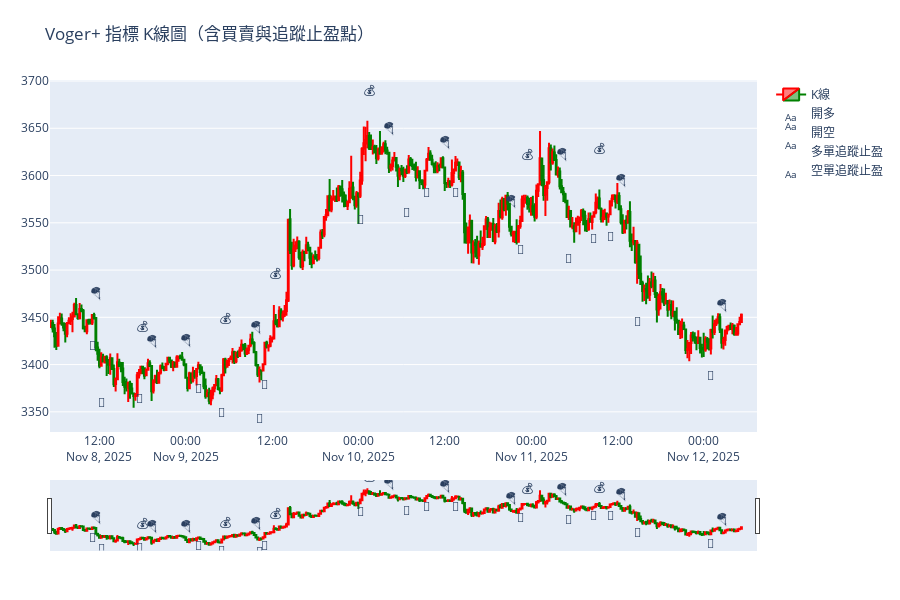

The notebook cell this image was saved under:
### Code cell
import plotly.graph_objects as go
import pandas as pd
import numpy as np

# === 確保資料對齊 ===
kline = kline.reset_index(drop=True)
signal = pd.Series(signal).reset_index(drop=True)
if len(kline) != len(signal):
    print(f"⚠️ K線資料與信號長度不符 ({len(kline)} vs {len(signal)}), 以最短長度對齊")
    min_len = min(len(kline), len(signal))
    kline = kline.iloc[-min_len:].reset_index(drop=True)
    signal = signal.iloc[-min_len:].reset_index(drop=True)

kline['signal'] = signal

# === 建立圖表 ===
fig = go.Figure()

# --- K 線圖 ---
fig.add_trace(go.Candlestick(
    x=kline['timestamp'],
    open=kline['open'],
    high=kline['high'],
    low=kline['low'],
    close=kline['close'],
    name='K線',
    increasing_line_color='red',
    decreasing_line_color='green'
))

# --- 買入 (🚀) ---
buy_signals = kline[kline['signal'] == 1]
fig.add_trace(go.Scatter(
    x=buy_signals['timestamp'],
    y=buy_signals['low'] * 0.995,
    mode='text',
    text=['🚀'] * len(buy_signals),
    textposition="bottom center",
    name='開多'
))

# --- 賣出 (🪂) ---
sell_signals = kline[kline['signal'] == -1]
fig.add_trace(go.Scatter(
    x=sell_signals['timestamp'],
    y=sell_signals['high'] * 1.005,
    mode='text',
    text=['🪂'] * len(sell_signals),
    textposition="top center",
    name='開空'
))

# --- 多單追蹤止盈出場 (💰) ---
tp_long = kline[kline['signal'] == 2]
fig.add_trace(go.Scatter(
    x=tp_long['timestamp'],
    y=tp_long['high'] * 1.01,
    mode='text',
    text=['💰'] * len(tp_long),
    textposition="top center",
    name='多單追蹤止盈'
))

# --- 空單追蹤止盈出場 (💸) ---
tp_short = kline[kline['signal'] == -2]
fig.add_trace(go.Scatter(
    x=tp_short['timestamp'],
    y=tp_short['low'] * 0.99,
    mode='text',
    text=['💸'] * len(tp_short),
    textposition="bottom center",
    name='空單追蹤止盈'
))

# --- 外觀設定 ---
fig.update_layout(
    title='Voger+ 指標 K線圖（含買賣與追蹤止盈點）',
    xaxis_rangeslider_visible=True,
    height=600,
    margin=dict(l=50, r=50, t=80, b=50),
    template='plotly',
    xaxis=dict(showgrid=False),
    yaxis=dict(showgrid=True)
)

fig.show()

### Figure 1 — Plotly figure (JSON) as saved in the notebook; plotly's stock layout.template omitted (floating-point values rounded to 4 significant figures; data arrays with more than 128 entries replaced by an {"elided": "..."} marker saying what was removed)
{"data": [{"close": {"elided": "385 float values"}, "decreasing": {"line": {"color": "green"}}, "high": {"elided": "385 float values"}, "increasing": {"line": {"color": "red"}}, "low": {"elided": "385 float values"}, "name": "K線", "open": {"elided": "385 float values"}, "type": "candlestick", "x": {"elided": "385 str values"}}, {"mode": "text", "name": "開多", "text": ["🚀", "🚀", "🚀", "🚀", "🚀", "🚀", "🚀", "🚀", "🚀", "🚀", "🚀", "🚀"], "textposition": "bottom center", "type": "scatter", "x": ["2025-11-08T11:00:00.000000000", "2025-11-08T17:30:00.000000000", "2025-11-09T01:45:00.000000000", "2025-11-09T05:00:00.000000000", "2025-11-09T11:00:00.000000000", "2025-11-10T00:15:00.000000000", "2025-11-10T09:30:00.000000000", "2025-11-10T13:30:00.000000000", "2025-11-10T22:30:00.000000000", "2025-11-11T08:45:00.000000000", "2025-11-11T11:00:00.000000000", "2025-11-12T01:00:00.000000000"], "y": [3425.0, 3368.0, 3379.0, 3354.0, 3383.0, 3558.0, 3587.0, 3587.0, 3526.0, 3538.0, 3541.0, 3394.0]}, {"mode": "text", "name": "開空", "text": ["🪂", "🪂", "🪂", "🪂", "🪂", "🪂", "🪂", "🪂", "🪂", "🪂"], "textposition": "top center", "type": "scatter", "x": ["2025-11-08T11:30:00.000000000", "2025-11-08T19:15:00.000000000", "2025-11-09T00:00:00.000000000", "2025-11-09T09:45:00.000000000", "2025-11-10T04:15:00.000000000", "2025-11-10T12:00:00.000000000", "2025-11-10T21:15:00.000000000", "2025-11-11T04:15:00.000000000", "2025-11-11T12:30:00.000000000", "2025-11-12T02:30:00.000000000"], "y": [3467.0, 3417.0, 3418.0, 3432.0, 3642.0, 3627.0, 3564.0, 3614.0, 3586.0, 3454.0]}, {"mode": "text", "name": "多單追蹤止盈", "text": ["💰", "💰", "💰", "💰", "💰", "💰"], "textposition": "top center", "type": "scatter", "x": ["2025-11-08T18:00:00.000000000", "2025-11-09T05:30:00.000000000", "2025-11-09T12:30:00.000000000", "2025-11-10T01:30:00.000000000", "2025-11-10T23:30:00.000000000", "2025-11-11T09:30:00.000000000"], "y": [3432.0, 3441.0, 3488.0, 3682.0, 3615.0, 3621.0]}, {"mode": "text", "name": "空單追蹤止盈", "text": ["💸", "💸", "💸", "💸", "💸"], "textposition": "bottom center", "type": "scatter", "x": ["2025-11-08T12:15:00.000000000", "2025-11-09T10:15:00.000000000", "2025-11-10T06:45:00.000000000", "2025-11-11T05:15:00.000000000", "2025-11-11T14:45:00.000000000"], "y": [3365.0, 3347.0, 3566.0, 3517.0, 3451.0]}], "layout": {"height": 600, "margin": {"b": 50, "l": 50, "r": 50, "t": 80}, "title": {"text": "Voger+ 指標 K線圖（含買賣與追蹤止盈點）"}, "xaxis": {"rangeslider": {"visible": true}, "showgrid": false}, "yaxis": {"showgrid": true}}}
